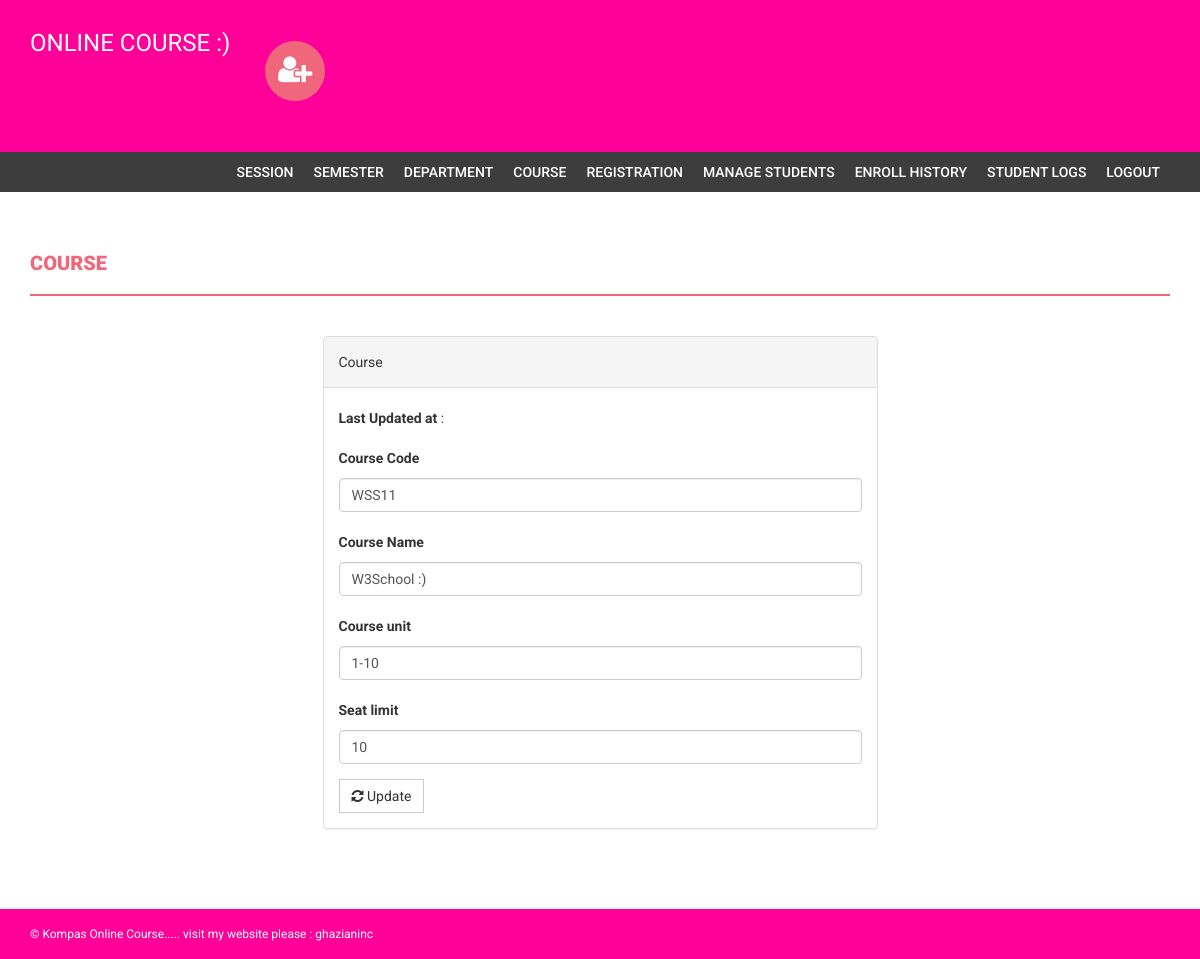
Screenshot of /admin/edit-course.php?id=5 (signed in) with the database file from the repository.
### tables this page shows
CREATE TABLE `course` (
  `id` int(11) NOT NULL,
  `courseCode` varchar(255) DEFAULT NULL,
  `courseName` varchar(255) DEFAULT NULL,
  `courseUnit` varchar(255) DEFAULT NULL,
  `noofSeats` int(11) DEFAULT NULL,
  `creationDate` timestamp NULL DEFAULT current_timestamp(),
  `updationDate` varchar(255) DEFAULT NULL
);

### admin/edit-course.php (the view, shortened to what this page needs)
<?php
if(strlen($_SESSION['alogin'])==0)
    {
header('location:index.php');
}
else{
$id=intval($_GET['id']);
?>
<!DOCTYPE html>
<html xmlns="http://www.w3.org/1999/xhtml">
<head>
    <link href="assets/css/bootstrap.css" rel="stylesheet" />
    <link href="assets/css/font-awesome.css" rel="stylesheet" />
    <link href="assets/css/style.css" rel="stylesheet" />
</head>
<body>
<?php include('includes/header.php');?>
<?php if($_SESSION['alogin']!="")
{
 include('includes/menubar.php');
}
 ?>
    <div class="content-wrapper">
        <div class="container">
              <div class="row">
                    <div class="col-md-12">
                        <h1 class="page-head-line">Course  </h1>
                    </div>
                </div>
                <div class="row" >
                  <div class="col-md-3"></div>
                    <div class="col-md-6">
                        <div class="panel panel-default">
                        <div class="panel-heading">
                           Course
                        </div>
                        <div class="panel-body">
                       <form name="dept" method="post">
<?php
$sql=mysqli_query($con,"select * from course where id='$id'");
while($row=mysqli_fetch_array($sql))
{
?>
<p><b>Last Updated at</b> :<?php echo htmlentities($row['updationDate']);?></p>
   <div class="form-group">
    <label for="coursecode">Course Code  </label>
    <input type="text" class="form-control" id="coursecode" name="coursecode" placeholder="Course Code" value="<?php echo htmlentities($row['courseCode']);?>" required />
  </div>
 <div class="form-group">
    <label for="coursename">Course Name  </label>
    <input type="text" class="form-control" id="coursename" name="coursename" placeholder="Course Name" value="<?php echo htmlentities($row['courseName']);?>" required />
  </div>
<div class="form-group">
    <label for="courseunit">Course unit  </label>
    <input type="text" class="form-control" id="courseunit" name="courseunit" placeholder="Course Unit" value="<?php echo htmlentities($row['courseUnit']);?>" required />
  </div>
<div class="form-group">
    <label for="seatlimit">Seat limit  </label>
    <input type="text" class="form-control" id="seatlimit" name="seatlimit" placeholder="Seat limit" value="<?php echo htmlentities($row['noofSeats']);?>" required />
  </div>
<?php } ?>
 <button type="submit" name="submit" class="btn btn-default"><i class=" fa fa-refresh "></i> Update</button>
</form>
                            </div>
                            </div>
                    </div>
                </div>
            </div>
        </div>
  <?php include('includes/footer.php');?>
</body>
</html>
<?php } ?>

### admin/assets/css/style.css (style rules this page uses)
body { font-family: 'Roboto', sans-serif; line-height: 30px; }
.content-wrapper { margin-top: 40px; min-height: 600px; padding-bottom: 60px; }
.page-head-line { font-weight: 900; padding-bottom: 20px; border-bottom: 2px solid #F0677C; text-transform: uppercase; color: #F0677C; font-size: 20px; margin-bottom: 40px; }
.btn { border-radius: 0px; -webkit-border-radius: 0px; -moz-border-radius: 0px; }

### rows the page displays
course: coursecode "WSS11", coursename "W3School :)", courseunit "1-10", seatlimit "10"
